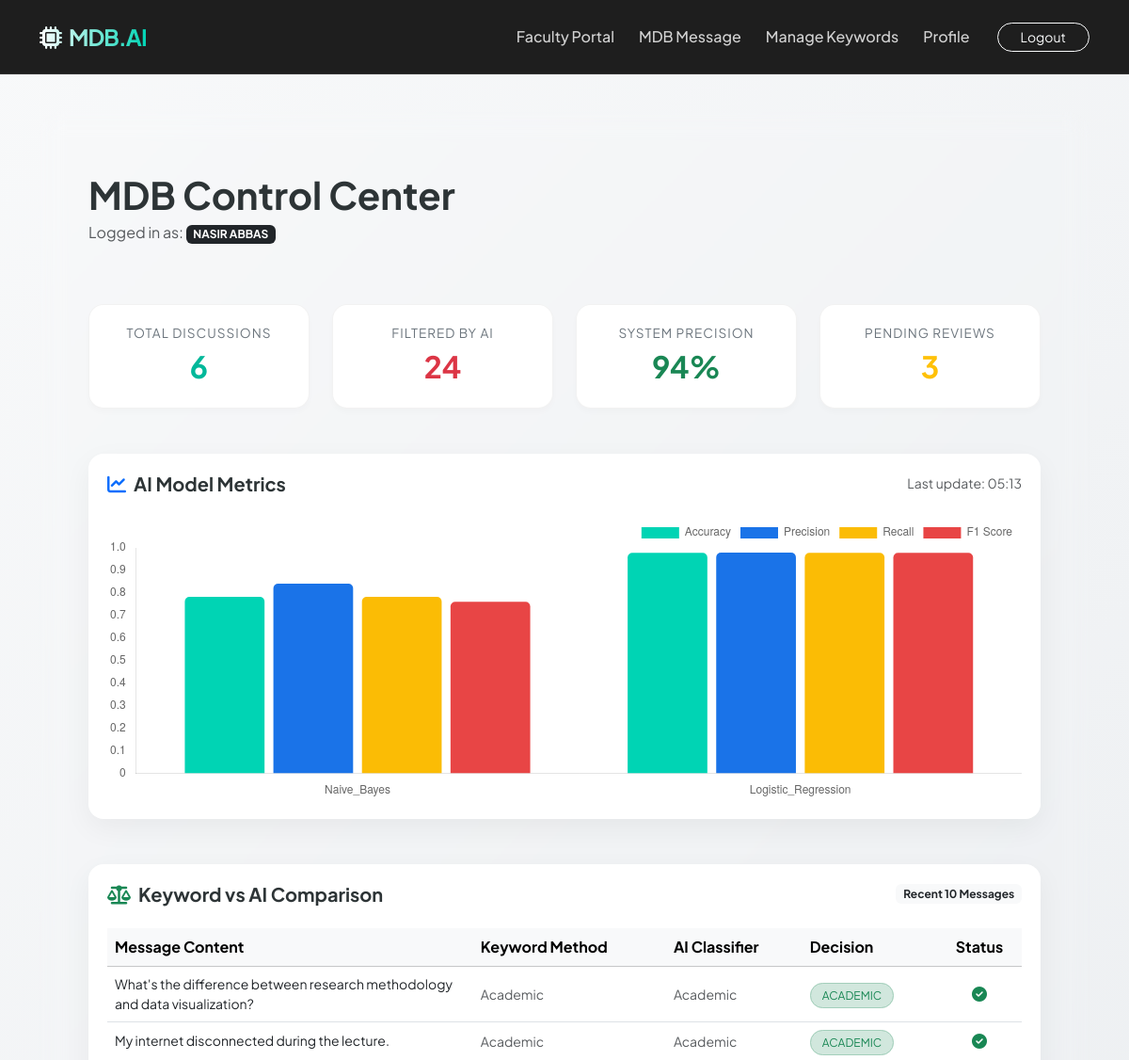
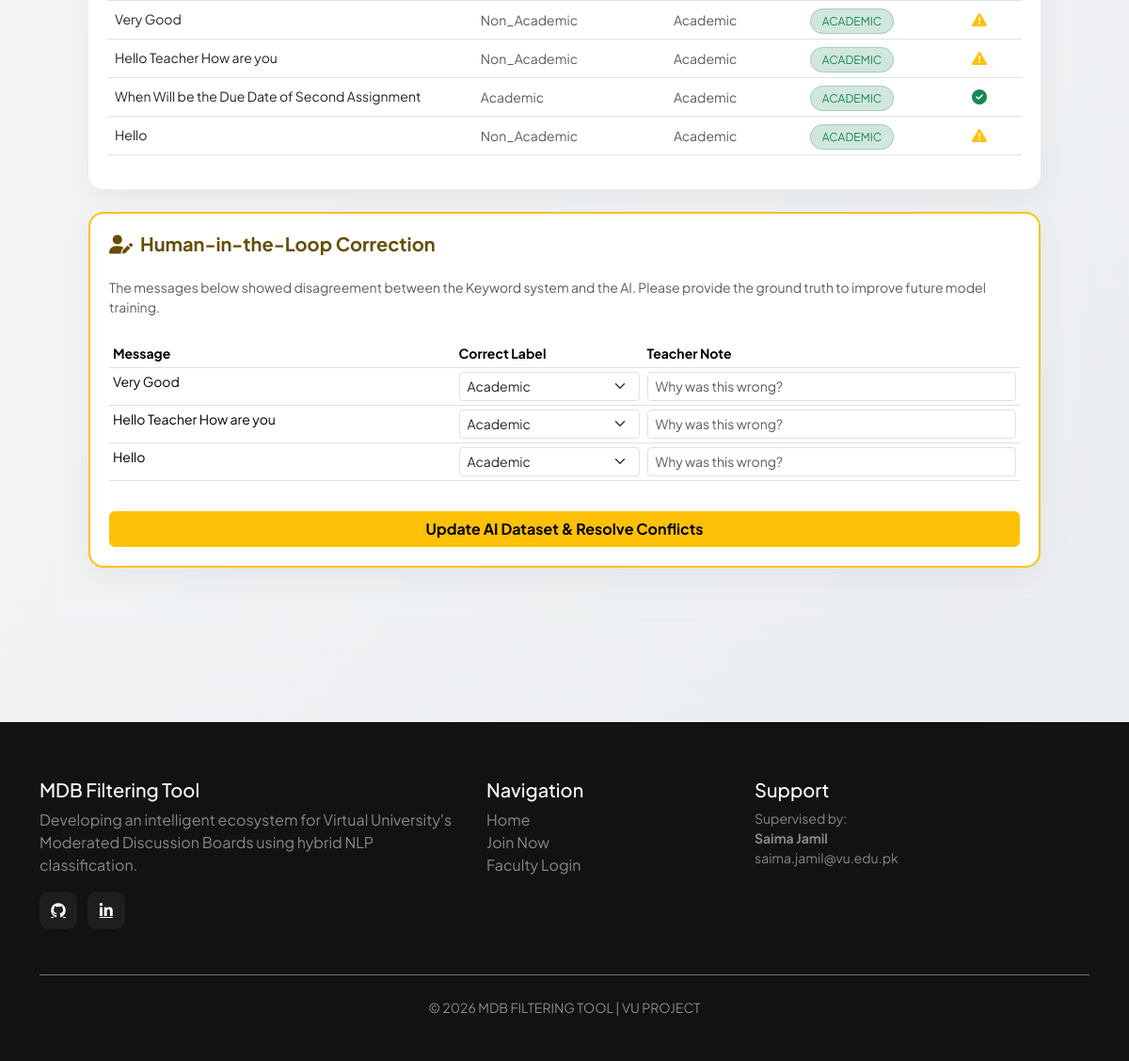
Screenshot of /teacher/dashboard/ (signed in) with the database file from the repository (2 pictures, top to bottom).
### myapp/models.py (models this page shows, shortened)
class UserRegister(models.Model):
    ROLE_CHOICES = [
        ('teacher', 'Teacher'),
        ('student', 'Student'),
    ]
    GENDER_CHOICES = [
        ('male', 'Male'),
        ('female', 'Female'),
        ('other', 'Other'),
    ]
    STATUS_CHOICES = [
        ('active', 'Active'),
        ('inactive', 'Inactive'),
    ]
    full_name = models.CharField(max_length=100)
    email = models.EmailField(unique=True)
    password = models.CharField(max_length=255)
    role = models.CharField(max_length=10, choices=ROLE_CHOICES)
    gender = models.CharField(max_length=10, choices=GENDER_CHOICES, null=True, blank=True)
    dob = models.DateField(null=True, blank=True)
    profile_picture = models.ImageField(upload_to='profiles/', null=True, blank=True)
    phone = models.CharField(max_length=20, null=True, blank=True)
    bio = models.TextField(null=True, blank=True)
    country = models.CharField(max_length=100, null=True, blank=True)
    city = models.CharField(max_length=100, null=True, blank=True)
    status = models.CharField(max_length=10, choices=STATUS_CHOICES, default='active')
    created_at = models.DateTimeField(auto_now_add=True)
    updated_at = models.DateTimeField(auto_now=True)

class MDBMessage(models.Model):
    content = models.TextField()
    posted_by = models.ForeignKey(
        UserRegister,
        on_delete=models.SET_NULL,
        null=True,
        blank=True,
        related_name='posted_messages'
    )
    created_at = models.DateTimeField(auto_now_add=True)
    class Meta:
        indexes = [
            models.Index(fields=['created_at']),
        ]

### myapp/views.py (the view, shortened to what this page needs)
# urls.py: path('teacher/dashboard/', views.teacher_dashboard, name='teacher_dashboard'),
def teacher_dashboard(request):
    user, redirect_resp = get_current_user(request, required_role='teacher')
    if redirect_resp:
        return redirect_resp
    if request.method == 'GET':
        performances = ModelPerformance.objects.order_by('-trained_at')
        keywords = GlobalKeyword.objects.order_by('-created_at').first()
        messages_qs = MDBMessage.objects.order_by('-created_at')[:50]
        comparison_data = []
        for msg in messages_qs:
            if not keywords:
                keyword_label = 'non_academic'
            else:
                academic_words = [w.strip().lower() for w in keywords.academic_keywords.split(',') if w.strip()]
                keyword_label = 'academic' if any(w in msg.content.lower() for w in academic_words) else 'non_academic'
            ai_prediction = 'academic'
            comparison_data.append({
                'message': msg,
                'keyword_label': keyword_label,
                'ai_label': ai_prediction,
                'misclassified': keyword_label != ai_prediction,
            })
        context = {
            'full_name': request.session.get('user_name', user.full_name),
            'performances': performances,
            'comparison_data': comparison_data,
        }
        return render(request, 'teacher_dashboard.html', context)

### templates/teacher_dashboard.html (shortened to what this page needs)
{% extends "base.html" %}
{% block content %}
<div class="container py-4">
    <div class="d-flex justify-content-between align-items-center mb-5">
        <div>
            <h1 class="fw-bold mb-1">MDB Control Center</h1>
            <p class="text-muted">Logged in as: <span class="badge bg-dark">{{ full_name|default:"Lead Instructor" }}</span></p>
        </div>
    </div>
    <div class="row g-4 mb-5">
        <div class="col-md-3">
            <div class="metric-card text-center">
                <div class="metric-label">Total Discussions</div>
                <div class="metric-value">{{ comparison_data|length }}</div>
            </div>
        </div>
        <div class="col-md-3">
            <div class="metric-card text-center">
                <div class="metric-label">Filtered by AI</div>
                <div class="metric-value text-danger">{% if filtered_count %}{{ filtered_count }}{% else %}24{% endif %}</div>
            </div>
        </div>
        <div class="col-md-3">
            <div class="metric-card text-center">
                <div class="metric-label">System Precision</div>
                <div class="metric-value text-success">94%</div>
            </div>
        </div>
        <div class="col-md-3">
            <div class="metric-card text-center">
                <div class="metric-label">Pending Reviews</div>
                <div class="metric-value text-warning">{% if misclassified_count %}{{ misclassified_count }}{% else %}3{% endif %}</div>
            </div>
        </div>
    </div>
    <div class="row g-4">
        <div class="col-lg-12">
            <div class="table-container mb-4">
                <div class="d-flex justify-content-between align-items-center mb-4">
                    <h5 class="fw-bold mb-0"><i class="fas fa-chart-line me-2 text-primary"></i>AI Model Metrics</h5>
                    <small class="text-muted">Last update: {% now "H:i" %}</small>
                </div>
                <div class="chart-container">
                    <canvas id="modelPerformanceChart"></canvas>
                </div>
            </div>
        </div>
        <div class="col-lg-12">
            <div class="table-container">
                <div class="d-flex justify-content-between align-items-center mb-4">
                    <h5 class="fw-bold mb-0"><i class="fas fa-balance-scale me-2 text-success"></i>Keyword vs AI Comparison</h5>
                    <span class="badge bg-light text-dark">Recent 10 Messages</span>
                </div>
                <div class="table-responsive">
                    <table class="table align-middle">
                        <thead class="table-light">
                            <tr>
                                <th style="width: 40%">Message Content</th>
                                <th>Keyword Method</th>
                                <th>AI Classifier</th>
                                <th>Decision</th>
                                <th class="text-center">Status</th>
                            </tr>
                        </thead>
                        <tbody>
                            {% for row in comparison_data %}
                            <tr>
                                <td class="small text-dark">{{ row.message.content|truncatechars:100 }}</td>
                                <td><span class="text-muted small">{{ row.keyword_label|title }}</span></td>
                                <td><span class="text-muted small">{{ row.ai_label|title }}</span></td>
                                <td>
                                    {% if row.ai_label == 'academic' %}
                                        <span class="status-badge bg-success-subtle text-success border border-success-subtle">ACADEMIC</span>
                                    {% else %}
                                        <span class="status-badge bg-danger-subtle text-danger border border-danger-subtle">FILTERED</span>
                                    {% endif %}
                                </td>
                                <td class="text-center">
                                    {% if row.misclassified %}
                                        <i class="fas fa-exclamation-triangle text-warning" title="Misclassified"></i>
                                    {% else %}
                                        <i class="fas fa-check-circle text-success"></i>
                                    {% endif %}
                                </td>
                            </tr>
                            {% empty %}
                            <tr><td colspan="5" class="text-center py-4">No data available.</td></tr>
                            {% endfor %}
                        </tbody>
                    </table>
                </div>
            </div>
        </div>
        <div class="col-lg-12">
            <div class="table-container border border-warning border-2">
                <h5 class="fw-bold mb-4 text-warning-emphasis"><i class="fas fa-user-edit me-2"></i>Human-in-the-Loop Correction</h5>
                <p class="small text-muted mb-4">The messages below showed disagreement between the Keyword system and the AI. Please provide the ground truth to improve future model training.</p>
                <form method="post">
                    <div class="table-responsive">
                        <table class="table table-sm">
                            <thead>
                                <tr class="text-muted small">
                                    <th>Message</th>
                                    <th style="width: 200px;">Correct Label</th>
                                    <th>Teacher Note</th>
                                </tr>
                            </thead>
                            <tbody>
                                {% for row in comparison_data %}
                                    {% if row.misclassified %}
                                    <tr>
                                        <td class="small">{{ row.message.content }}</td>
                                        <td>
                                            <select name="label_{{ row.message.id }}" class="form-select form-select-sm">
                                                <option value="academic">Academic</option>
                                            </select>
                                        </td>
                                        <td>
                                            <input type="text" name="comment_{{ row.message.id }}" class="form-control form-control-sm" placeholder="Why was this wrong?">
                                        </td>
                                    </tr>
                                    {% endif %}
                                {% endfor %}
                            </tbody>
                        </table>
                    </div>
                    <button type="submit" class="btn btn-warning w-100 mt-3 fw-bold">Update AI Dataset & Resolve Conflicts</button>
                </form>
            </div>
        </div>
    </div>
</div>
<script>
    const perfCtx = document.getElementById('modelPerformanceChart').getContext('2d');
    new Chart(perfCtx, {
        type: 'bar',
        data: {
            labels: [{% for perf in performances %}"{{ perf.model_type|title }}",{% endfor %}],
            datasets: [
                { label: 'Accuracy', data: [{% for perf in performances %}{{ perf.accuracy }},{% endfor %}], backgroundColor: '#00d4b4', borderRadius: 5 },
                { label: 'Precision', data: [{% for perf in performances %}{{ perf.precision }},{% endfor %}], backgroundColor: '#1a73e8', borderRadius: 5 },
                { label: 'Recall', data: [{% for perf in performances %}{{ perf.recall }},{% endfor %}], backgroundColor: '#fbbc05', borderRadius: 5 },
                { label: 'F1 Score', data: [{% for perf in performances %}{{ perf.f1_score }},{% endfor %}], backgroundColor: '#e84545', borderRadius: 5 }
            ]
        },
        options: {
            maintainAspectRatio: false,
            plugins: { legend: { position: 'top', align: 'end' } },
            scales: {
                y: { beginAtZero: true, max: 1, grid: { display: false } },
                x: { grid: { display: false } }
            }
        }
    });
</script>
{% endblock %}

### templates/base.html (shortened to what this page needs)
<!DOCTYPE html>
<html lang="en">
<head>
    <link href="https://cdn.jsdelivr.net/npm/bootstrap@5.3.3/dist/css/bootstrap.min.css" rel="stylesheet">
    <link rel="stylesheet" href="https://cdnjs.cloudflare.com/ajax/libs/font-awesome/6.5.1/css/all.min.css" />
</head>
<body>
<nav class="navbar navbar-expand-lg navbar-dark sticky-top">
    <div class="container">
        <a class="navbar-brand" href="{% url 'index' %}">
            <i class="fas fa-microchip me-2"></i>MDB.AI
        </a>
        <div class="collapse navbar-collapse" id="navbarNav">
            <ul class="navbar-nav ms-auto align-items-center">
                {% if request.session.user_id %}
                    {% if request.session.user_role == 'teacher' %}
                        <li class="nav-item"><a class="nav-link" href="{% url 'teacher_dashboard' %}">Faculty Portal</a></li>
                        <li class="nav-item"><a class="nav-link" href="{% url 'mdb_message' %}">MDB Message</a></li>
                        <li class="nav-item"><a class="nav-link" href="{% url 'manage_keywords' %}">Manage Keywords</a></li>
                    {% elif request.session.user_role == 'student' %}
                        <li class="nav-item"><a class="nav-link" href="{% url 'student_dashboard' %}">Student Portal</a></li>
                    {% endif %}
                    <li class="nav-item"><a class="nav-link" href="{% url 'update_profile' %}">Profile</a></li>
                    <li class="nav-item ms-lg-3">
                        <a class="btn btn-outline-light btn-sm px-4 rounded-pill" href="{% url 'logout' %}">Logout</a>
                    </li>
                {% else %}
                    <li class="nav-item"><a class="nav-link" href="{% url 'index' %}">Home</a></li>
                    <li class="nav-item"><a class="nav-link" href="{% url 'login' %}">Sign In</a></li>
                    <li class="nav-item ms-lg-3">
                        <a class="btn btn-primary px-4 rounded-pill" href="{% url 'register' %}">Get Started</a>
                    </li>
                {% endif %}
            </ul>
        </div>
    </div>
</nav>
<main class="container">
    <div class="content-container">
        {% block content %}{% endblock %}
    </div>
</main>
<footer>
    <div class="container">
        <div class="row g-4 text-center text-lg-start">
            <div class="col-lg-5">
                <h5 class="text-white">MDB Filtering Tool</h5>
                <p>Developing an intelligent ecosystem for Virtual University's Moderated Discussion Boards using hybrid NLP classification.</p>
                <div class="social-icons">
                    <a href="#"><i class="fab fa-github"></i></a>
                    <a href="#"><i class="fab fa-linkedin-in"></i></a>
                </div>
            </div>
            <div class="col-lg-3">
                <h5 class="text-white">Navigation</h5>
                <ul class="list-unstyled">
                    <li><a href="{% url 'index' %}" class="text-reset text-decoration-none">Home</a></li>
                    <li><a href="{% url 'register' %}" class="text-reset text-decoration-none">Join Now</a></li>
                    <li><a href="{% url 'login' %}" class="text-reset text-decoration-none">Faculty Login</a></li>
                </ul>
            </div>
            <div class="col-lg-4">
                <h5 class="text-white">Support</h5>
                <p class="small">Supervised by: <br><strong>Saima Jamil</strong><br>saima.jamil@vu.edu.pk</p>
            </div>
        </div>
        <div class="border-top border-secondary mt-5 pt-4 text-center">
            <p class="small text-uppercase tracking-wider">&copy; {% now "Y" %} MDB Filtering Tool | VU Project</p>
        </div>
    </div>
</footer>
</body>
</html>

### rows the page displays
UserRegister: full_name "NASIR ABBAS"
MDBMessage: message.content "What's the difference between research methodology and data visualization?", keyword_label "Academic", ai_label "Academic"
MDBMessage: message.content "My internet disconnected during the lecture.", keyword_label "Academic", ai_label "Academic"
MDBMessage: message.content "Very Good", keyword_label "Non_Academic", ai_label "Academic", id "Academic"
MDBMessage: message.content "Hello Teacher How are you", keyword_label "Non_Academic", ai_label "Academic", id "Academic"
MDBMessage: message.content "When Will be the Due Date of Second Assignment", keyword_label "Academic", ai_label "Academic"
MDBMessage: message.content "Hello", keyword_label "Non_Academic", ai_label "Academic", id "Academic"

### other values shown
{{ comparison_data|length }} "6"
chart data {{ perf.accuracy }} 0.782608695652174, 0.9782608695652174
chart data {{ perf.precision }} 0.8413631022326674, 0.9790372670807453
chart data {{ perf.recall }} 0.782608695652174, 0.9782608695652174
